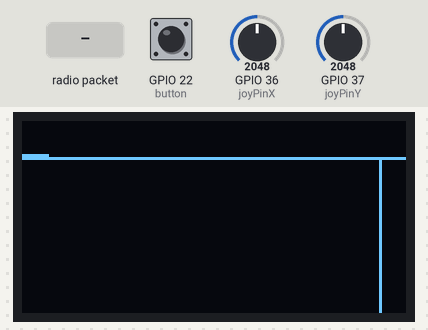
Bench run of a sketch on a simulated ESP32. Shown: 128×64 one-colour display. The inputs (shaded band) are chosen by the test bench; at power-on: GPIO 37 (joyPinY) = 2048, GPIO 22 (button) HIGH, GPIO 36 (joyPinX) = 2048. What the sketch prints to the serial monitor is not drawn.

Above: at 1.5 s.
1.6 s: GPIO 37 (joyPinY) set to 3942
3.1 s: GPIO 37 (joyPinY) set to 4038
At 3.45 s:
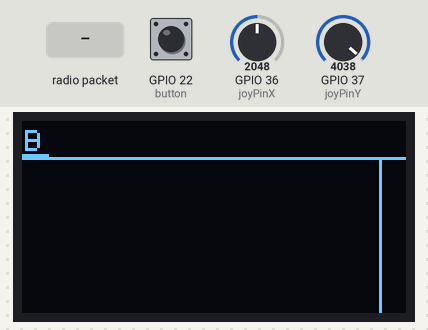
5.1 s: GPIO 22 (button) pulled LOW for 0.15 s
At 5.26 s:
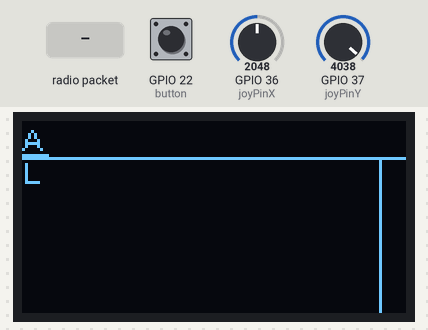
5.8 s: radio packet "@" arrives
At 7.67 s:
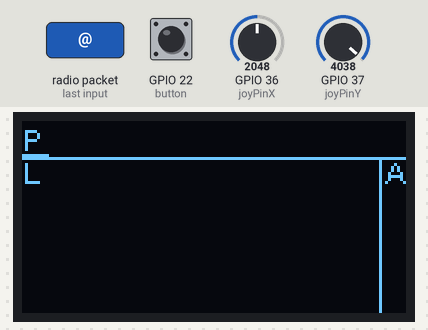
7.7 s: radio packet "Z" arrives
At 7.85 s:
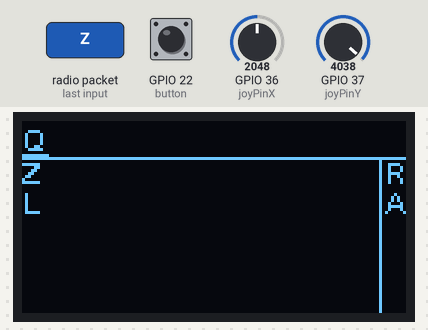
9.7 s: GPIO 22 (button) pulled LOW for 1 s
At 9.92 s:
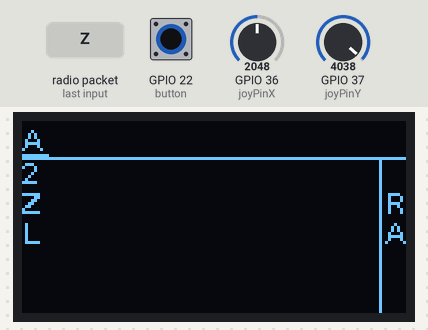

Measured:
- the behaviour switches between 4000 and 4001 on GPIO 37 (joyPinY) (found by bisection; images 0 and 1)
- after the input at 1.6 s, every drawn part: stays the same
- after the input at 3.1 s, the display: first changes after 0.13 s (image 1 shows a later state)
- after the input at 5.1 s, the display: changes after 0.09 s (image 2)
- after the input at 5.8 s, the display: first changes at once (image 3 shows a later state)
- after the input at 7.7 s, the display: changes after 0.08 s (image 4)

The sketch:

LoRa_Messenger.ino
```cpp
/*
 * Title: Long Range Radio messenger
 *
 * Author: Zac Turner
 */
#include "heltec.h"

#define BAND 915E6

struct message
{
  String message;
  int received = -1; // -1 = N/A, 0 = Not acknowledged, 1 = acknowledged, 2 = Received
  int timeSent = 0;
};

const int rows = 6;
const int columns = 13;
String textLine = "             ";
message messages[rows - 1];

int iterator = 0;

const int joyPinX = 36;
const int joyPinY = 37;
const int button = 22;

/*
 * Draws all information on the display
 */
void drawDisplay()
{
  Heltec.display -> clear();

  Heltec.display -> drawString((iterator) * 9, 0, "_");
  Heltec.display -> drawString((iterator) * 9 + 3, 0, "_");

  for (int x = 0; x < columns; x++)
  {
    if (textLine == "")
      break;
    Heltec.display -> drawString(x * 9, 0, String(textLine[x]));
  }

  Heltec.display -> drawString(0, 1, "_______________________");
  Heltec.display -> drawString(118, 10, "|");

  for (int x = 0; x < rows - 1; x++)
  {
    int offset = ((x + 1) * 10) + 1;
    Heltec.display -> drawString(0, offset, messages[x].message);
    if (messages[x].received == 0)
    {
      Heltec.display -> drawString(118, offset, "|N");
      Heltec.display -> drawString(118, offset + 5, "|");
    }
    else if (messages[x].received == 1)
    {
      Heltec.display -> drawString(118, offset, "|A");
      Heltec.display -> drawString(118, offset + 5, "|");
    }
    else if (messages[x].received == 2)
    {
      Heltec.display -> drawString(118, offset, "|R");
      Heltec.display -> drawString(118, offset + 5, "|");
    }
    else
    {
      Heltec.display -> drawString(118, offset, "|");
      Heltec.display -> drawString(118, offset + 5, "|");
    }
  }

  Heltec.display -> display();
}

/*
 * Moves to the next acceptable character
 * Moves in this order: " ABCDEFGHIJKLMNOPQRSTUVWXYZ0123456789"
 */
char nextAcceptableASCII(char ascii)
{
  if (ascii == 32)
    ascii = 65;
  else if (ascii >= 65 && ascii < 90)
    ascii++;
  else if (ascii == 90)
    ascii = 48;
  else if (ascii >= 48 && ascii <57)
    ascii++;
  else
    ascii = 32;

  return ascii;
}

/*
 * Moves to the previous acceptable character
 * Moves in this order: " 9876543210ZYXWVUTSRQPONMLKJIHGFEDCBA"
 */
char prevAcceptableASCII(char ascii)
{
  if (ascii == 32)
    ascii = 57;
  else if (ascii <= 57 && ascii > 48)
    ascii--;
  else if (ascii == 48)
    ascii = 90;
  else if (ascii <= 90 && ascii > 65)
    ascii--;
  else
    ascii = 32;

  return ascii;
}

/*
 * Moves the iterator and allows cycling through letters. Has a 150ms cooldown.
 */
int iterPrevTime = 0;
void moveIterator(int joyX, int joyY)
{
  int currentTime = millis();
  if (currentTime - iterPrevTime >= 150)
  {
    iterPrevTime = currentTime;
    if (joyX < 100) // joystick left
    {
      iterator--;
      if (iterator < 0)
        iterator = 0;
      else if (iterator > 12)
        iterator = 12;
      return;
    }
    if (joyX > 4000) // joystick right
    {
      iterator++;
      if (iterator < 0)
        iterator = 0;
      else if (iterator > 12)
        iterator = 12;
      return;
    }
    if (joyY < 100) // joystick up
    {
      textLine[iterator] = prevAcceptableASCII(textLine[iterator]);
      return;
    }
    if (joyY > 4000) // joystick down
    {
      textLine[iterator] = nextAcceptableASCII(textLine[iterator]);
      return;
    }
  }
}

/*
 * Adds the newest item to the history and shift the rest down
 */
void shiftHistory(String message)
{
  messages[4] = messages[3];
  messages[3] = messages[2];
  messages[2] = messages[1];
  messages[1] = messages[0];
  messages[0].message = message;

  messages[0].received = -1;
}

/*
 * Sends the message and clears the textline
 */
void sendIt()
{
  shiftHistory(textLine);
  messages[0].timeSent = millis();

  LoRa.beginPacket();
  LoRa.print(textLine);
  LoRa.endPacket();
  Serial.println("Sent: " + textLine);

  iterator = 0;
  textLine = "             ";
}

/*
 * Checks for incoming messages and acknowledges any it receives with a return message.
 */
void listener()
{
  int packetSize = LoRa.parsePacket();
  if (packetSize)
  {
    String packet = "";
    while (LoRa.available())
      packet += (char)LoRa.read();
    Serial.println("packet received: " + packet);
    if (packet == "@") // received acknowledgement
    {
      messages[0].received = 1;
      Serial.println("received acknowledgement");
    }
    else               // received message
    {
      Serial.println("message received, sending acknowledgement");
      shiftHistory(packet);
      messages[0].received = 2;
      bool beginAck = LoRa.beginPacket(); // send acknowledgement
      int bytesSent = LoRa.print("@");
      bool endAck = LoRa.endPacket();
      Serial.println("beginAck: " + String(beginAck) + "   bytesSent: " + String(bytesSent) + "   endAck: " + String(endAck));
    }
  }
}

/*
 * Checks for any sent messages that never received an ack and marks it as not acknowledged if 3 seconds have passed.
 */
void nAckChecker()
{
  for (int x = 0; x < 5; x++)
  {
    if (messages[x].timeSent > 0 && messages[x].received == -1)
    {
      if (millis() - messages[x].timeSent >= 3000)
      {
        messages[x].received = 0;
        Serial.println("no ack received");
      }
    }
  }
}

/*
 * Initializes the Display, LoRa radio, and serial
 */
void setup()
{
  Heltec.begin(true, // Display Enabled
               true, // LoRa Radio Enabled
               true, // Serial Enabled, 115200 BAUD
               true, // PABoost Enabled
               BAND); // Radio Frequency

  pinMode(button, INPUT_PULLUP);
  LoRa.setSyncWord(0xDD); // only talks to devices with the same SyncWord
}

/*
 * Continually read the joystick and calls the other functions.
 */
bool prevButtonPress = 1;
void loop()
{
  drawDisplay();

  int joyX = analogRead(joyPinX);
  int joyY = analogRead(joyPinY);
  int buttonPress = digitalRead(button); // 0 = pressed down

  moveIterator(joyX, joyY);

  if (buttonPress == 0 && prevButtonPress == 1) // makes sure only one message is sent with each click on the joystick
  {
    prevButtonPress = 0;
    sendIt();
  }
  else if (buttonPress == 1 && prevButtonPress == 0)
    prevButtonPress = 1;

  listener();

  nAckChecker();
}
```
